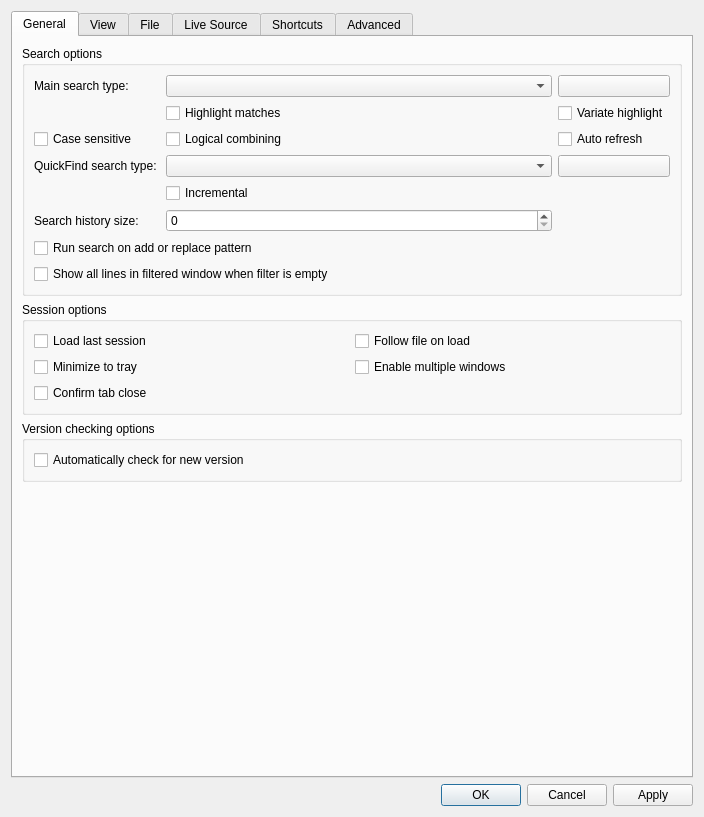
<?xml version="1.0" encoding="UTF-8"?>
<ui version="4.0">
 <class>OptionsDialog</class>
 <widget class="QDialog" name="OptionsDialog">
  <property name="geometry">
   <rect>
    <x>0</x>
    <y>0</y>
    <width>704</width>
    <height>817</height>
   </rect>
  </property>
  <property name="sizePolicy">
   <sizepolicy hsizetype="Preferred" vsizetype="Preferred">
    <horstretch>0</horstretch>
    <verstretch>0</verstretch>
   </sizepolicy>
  </property>
  <property name="windowTitle">
   <string>Klogg preferences</string>
  </property>
  <layout class="QVBoxLayout" name="verticalLayout_2">
   <item>
    <widget class="QTabWidget" name="tabWidget">
     <property name="enabled">
      <bool>true</bool>
     </property>
     <property name="currentIndex">
      <number>0</number>
     </property>
     <widget class="QWidget" name="general_tab">
      <attribute name="title">
       <string>General</string>
      </attribute>
      <layout class="QVBoxLayout" name="verticalLayout_3">
       <item>
        <widget class="QGroupBox" name="searchBox">
         <property name="sizePolicy">
          <sizepolicy hsizetype="Expanding" vsizetype="Fixed">
           <horstretch>0</horstretch>
           <verstretch>0</verstretch>
          </sizepolicy>
         </property>
         <property name="title">
          <string>Search options</string>
         </property>
         <layout class="QVBoxLayout" name="verticalLayout_4">
          <item>
           <layout class="QGridLayout" name="gridLayout">
            <item row="0" column="2">
             <widget class="QPushButton" name="mainSearchColorButton">
              <property name="text">
               <string/>
              </property>
             </widget>
            </item>
            <item row="1" column="1">
             <widget class="QCheckBox" name="highlightMainSearchCheckBox">
              <property name="text">
               <string>Highlight matches</string>
              </property>
             </widget>
            </item>
            <item row="7" column="1">
             <widget class="QCheckBox" name="incrementalCheckBox">
              <property name="layoutDirection">
               <enum>Qt::LeftToRight</enum>
              </property>
              <property name="text">
               <string>Incremental</string>
              </property>
             </widget>
            </item>
            <item row="8" column="0">
             <widget class="QLabel" name="label_11">
              <property name="text">
               <string>Search history size:</string>
              </property>
             </widget>
            </item>
            <item row="1" column="2">
             <widget class="QCheckBox" name="variateHighlightCheckBox">
              <property name="text">
               <string>Variate highlight</string>
              </property>
             </widget>
            </item>
            <item row="0" column="0">
             <widget class="QLabel" name="label_3">
              <property name="text">
               <string>Main search type: </string>
              </property>
             </widget>
            </item>
            <item row="9" column="0" colspan="2">
             <widget class="QCheckBox" name="autoRunSearchOnAddCheckBox">
              <property name="text">
               <string>Run search on add or replace pattern</string>
              </property>
             </widget>
            </item>
            <item row="10" column="0" colspan="3">
             <widget class="QCheckBox" name="showAllFilteredWhenEmptyCheckBox">
              <property name="text">
               <string>Show all lines in filtered window when filter is empty</string>
              </property>
             </widget>
            </item>
            <item row="4" column="0">
             <widget class="QLabel" name="label_4">
              <property name="text">
               <string>QuickFind search type: </string>
              </property>
             </widget>
            </item>
            <item row="8" column="1">
             <widget class="QSpinBox" name="searchHistorySpinBox">
              <property name="maximum">
               <number>999</number>
              </property>
             </widget>
            </item>
            <item row="0" column="1">
             <widget class="QComboBox" name="mainSearchBox">
              <property name="sizePolicy">
               <sizepolicy hsizetype="Expanding" vsizetype="Fixed">
                <horstretch>0</horstretch>
                <verstretch>0</verstretch>
               </sizepolicy>
              </property>
             </widget>
            </item>
            <item row="4" column="2">
             <widget class="QPushButton" name="quickFindColorButton">
              <property name="text">
               <string/>
              </property>
             </widget>
            </item>
            <item row="4" column="1">
             <widget class="QComboBox" name="quickFindSearchBox">
              <property name="sizePolicy">
               <sizepolicy hsizetype="Expanding" vsizetype="Fixed">
                <horstretch>0</horstretch>
                <verstretch>0</verstretch>
               </sizepolicy>
              </property>
             </widget>
            </item>
            <item row="2" column="0">
             <widget class="QCheckBox" name="caseSensitiveCheckBox">
              <property name="text">
               <string>Case sensitive</string>
              </property>
             </widget>
            </item>
            <item row="2" column="1">
             <widget class="QCheckBox" name="logicalCombiningCheckBox">
              <property name="text">
               <string>Logical combining</string>
              </property>
             </widget>
            </item>
            <item row="2" column="2">
             <widget class="QCheckBox" name="autoRefreshCheckBox">
              <property name="text">
               <string>Auto refresh</string>
              </property>
             </widget>
            </item>
           </layout>
          </item>
         </layout>
        </widget>
       </item>
       <item>
        <widget class="QGroupBox" name="sessionBox">
         <property name="title">
          <string>Session options</string>
         </property>
         <layout class="QGridLayout" name="gridLayout_2">
          <item row="2" column="0">
           <widget class="QCheckBox" name="minimizeToTrayCheckBox">
            <property name="text">
             <string>Minimize to tray</string>
            </property>
           </widget>
          </item>
          <item row="0" column="0">
           <widget class="QCheckBox" name="loadLastSessionCheckBox">
            <property name="text">
             <string>Load last session</string>
            </property>
           </widget>
          </item>
          <item row="0" column="1">
           <widget class="QCheckBox" name="followFileOnLoadCheckBox">
            <property name="text">
             <string>Follow file on load</string>
            </property>
           </widget>
          </item>
          <item row="2" column="1">
           <widget class="QCheckBox" name="multipleWindowsCheckBox">
            <property name="text">
             <string>Enable multiple windows</string>
            </property>
           </widget>
          </item>
          <item row="3" column="0">
           <widget class="QCheckBox" name="confirmTabCloseCheckBox">
            <property name="text">
             <string>Confirm tab close</string>
            </property>
           </widget>
          </item>
         </layout>
        </widget>
       </item>
       <item>
        <widget class="QGroupBox" name="versionCheckingBox">
         <property name="title">
          <string>Version checking options</string>
         </property>
         <layout class="QVBoxLayout" name="verticalLayout_7">
          <item>
           <widget class="QCheckBox" name="checkForNewVersionCheckBox">
            <property name="text">
             <string>Automatically check for new version</string>
            </property>
           </widget>
          </item>
         </layout>
        </widget>
       </item>
       <item>
        <spacer name="verticalSpacer">
         <property name="orientation">
          <enum>Qt::Vertical</enum>
         </property>
         <property name="sizeHint" stdset="0">
          <size>
           <width>20</width>
           <height>0</height>
          </size>
         </property>
        </spacer>
       </item>
      </layout>
     </widget>
     <widget class="QWidget" name="viewTab">
      <attribute name="title">
       <string>View</string>
      </attribute>
      <layout class="QVBoxLayout" name="verticalLayout_12">
       <item>
        <widget class="QGroupBox" name="textGroupBox">
         <property name="sizePolicy">
          <sizepolicy hsizetype="Expanding" vsizetype="Fixed">
           <horstretch>0</horstretch>
           <verstretch>0</verstretch>
          </sizepolicy>
         </property>
         <property name="title">
          <string>Text</string>
         </property>
         <layout class="QVBoxLayout" name="verticalLayout_13">
          <item>
           <layout class="QVBoxLayout" name="verticalLayout_18">
            <item>
             <layout class="QHBoxLayout" name="horizontalLayout_7">
              <item>
               <widget class="QLabel" name="label">
                <property name="text">
                 <string>Font family: </string>
                </property>
               </widget>
              </item>
              <item>
               <widget class="QComboBox" name="fontFamilyBox">
                <property name="sizePolicy">
                 <sizepolicy hsizetype="Expanding" vsizetype="Fixed">
                  <horstretch>0</horstretch>
                  <verstretch>0</verstretch>
                 </sizepolicy>
                </property>
               </widget>
              </item>
              <item>
               <widget class="QLabel" name="label_2">
                <property name="text">
                 <string>Font size: </string>
                </property>
               </widget>
              </item>
              <item>
               <widget class="QComboBox" name="fontSizeBox">
                <property name="sizePolicy">
                 <sizepolicy hsizetype="Expanding" vsizetype="Fixed">
                  <horstretch>0</horstretch>
                  <verstretch>0</verstretch>
                 </sizepolicy>
                </property>
               </widget>
              </item>
             </layout>
            </item>
            <item>
             <layout class="QHBoxLayout" name="horizontalLayout_9">
              <item>
               <widget class="QLabel" name="lineSpacingLabel">
                <property name="text">
                 <string>Line spacing: </string>
                </property>
               </widget>
              </item>
              <item>
               <widget class="QSpinBox" name="lineSpacingSpinBox">
                <property name="minimum">
                 <number>100</number>
                </property>
                <property name="maximum">
                 <number>200</number>
                </property>
                <property name="singleStep">
                 <number>5</number>
                </property>
                <property name="suffix">
                 <string>%</string>
                </property>
               </widget>
              </item>
              <item>
               <spacer name="horizontalSpacer_lineSpacing">
                <property name="orientation">
                 <enum>Qt::Horizontal</enum>
                </property>
                <property name="sizeHint" stdset="0">
                 <size>
                  <width>40</width>
                  <height>20</height>
                 </size>
                </property>
               </spacer>
              </item>
             </layout>
            </item>
            <item>
             <widget class="QCheckBox" name="fontSmoothCheckBox">
              <property name="text">
               <string>Force font anti-aliasing</string>
              </property>
             </widget>
            </item>
            <item>
             <widget class="QCheckBox" name="boldFontCheckBox">
              <property name="text">
               <string>Use bold font (if supported by selected font)</string>
              </property>
             </widget>
            </item>
            <item>
             <widget class="QCheckBox" name="wrapTextCheckBox">
              <property name="text">
               <string>Enable text wrap on file open</string>
              </property>
             </widget>
            </item>
           </layout>
          </item>
         </layout>
        </widget>
       </item>
       <item>
        <layout class="QHBoxLayout" name="horizontalLayout_8">
         <item>
          <widget class="QGroupBox" name="languageGroupBox">
           <property name="title">
            <string>Language</string>
           </property>
           <layout class="QGridLayout" name="gridLayout_3">
            <item row="0" column="0">
             <widget class="QComboBox" name="languageComboBox"/>
            </item>
           </layout>
          </widget>
         </item>
         <item>
          <widget class="QGroupBox" name="styleBox">
           <property name="title">
            <string>Style</string>
           </property>
           <layout class="QVBoxLayout" name="verticalLayout_15">
            <item>
             <layout class="QHBoxLayout" name="horizontalLayout_theme">
              <item>
               <widget class="QLabel" name="themeModeLabel">
                <property name="text">
                 <string>Theme:</string>
                </property>
               </widget>
              </item>
              <item>
               <widget class="QComboBox" name="themeModeComboBox">
                <property name="sizePolicy">
                 <sizepolicy hsizetype="Expanding" vsizetype="Fixed">
                  <horstretch>0</horstretch>
                  <verstretch>0</verstretch>
                 </sizepolicy>
                </property>
               </widget>
              </item>
             </layout>
            </item>
            <item>
             <widget class="QLabel" name="themeModeHintLabel">
              <property name="text">
               <string>Classic Dark always uses the dark theme</string>
              </property>
             </widget>
            </item>
            <item>
             <widget class="QComboBox" name="styleComboBox"/>
            </item>
           </layout>
          </widget>
         </item>
        </layout>
       </item>
       <item>
        <widget class="QGroupBox" name="hidpiGroupBox">
         <property name="title">
          <string>High DPI</string>
         </property>
         <layout class="QVBoxLayout" name="verticalLayout_14">
          <item>
           <widget class="QCheckBox" name="enableQtHiDpiCheckBox">
            <property name="text">
             <string>Enable Qt High DPI support</string>
            </property>
            <property name="checked">
             <bool>true</bool>
            </property>
           </widget>
          </item>
          <item>
           <layout class="QHBoxLayout" name="horizontalLayout_2">
            <item>
             <widget class="QLabel" name="label_7">
              <property name="text">
               <string>Scale rounding:</string>
              </property>
             </widget>
            </item>
            <item>
             <widget class="QComboBox" name="scaleRoundingComboBox">
              <property name="sizePolicy">
               <sizepolicy hsizetype="Expanding" vsizetype="Fixed">
                <horstretch>0</horstretch>
                <verstretch>0</verstretch>
               </sizepolicy>
              </property>
              <item>
               <property name="text">
                <string>Round</string>
               </property>
              </item>
              <item>
               <property name="text">
                <string>Ceil</string>
               </property>
              </item>
              <item>
               <property name="text">
                <string>Floor</string>
               </property>
              </item>
              <item>
               <property name="text">
                <string>RoundPreferFloor</string>
               </property>
              </item>
              <item>
               <property name="text">
                <string>PassThrough</string>
               </property>
              </item>
             </widget>
            </item>
           </layout>
          </item>
          <item>
           <widget class="QLabel" name="label_10">
            <property name="text">
             <string>Need to restart application to apply these settings</string>
            </property>
           </widget>
          </item>
         </layout>
        </widget>
       </item>
       <item>
        <widget class="QGroupBox" name="viewOtherGroupBox">
         <property name="title">
          <string>Miscellaneous</string>
         </property>
         <layout class="QVBoxLayout" name="verticalLayout_6">
          <item>
           <widget class="QCheckBox" name="hideAnsiColorsCheckBox">
            <property name="enabled">
             <bool>true</bool>
            </property>
            <property name="text">
             <string>Hide ANSI Colors (search performance will be reduced)</string>
            </property>
            <property name="checked">
             <bool>false</bool>
            </property>
           </widget>
          </item>
          <item>
           <widget class="QCheckBox" name="renderAnsiColorsCheckBox">
            <property name="enabled">
             <bool>true</bool>
            </property>
            <property name="text">
             <string>Render ANSI Colors (search performance will be reduced)</string>
            </property>
            <property name="checked">
             <bool>false</bool>
            </property>
           </widget>
          </item>
         </layout>
        </widget>
       </item>
       <item>
        <spacer name="verticalSpacer_4">
         <property name="orientation">
          <enum>Qt::Vertical</enum>
         </property>
         <property name="sizeHint" stdset="0">
          <size>
           <width>20</width>
           <height>40</height>
          </size>
         </property>
        </spacer>
       </item>
      </layout>
     </widget>
     <widget class="QWidget" name="file_watch_tab">
      <attribute name="title">
       <string>File</string>
      </attribute>
      <layout class="QVBoxLayout" name="verticalLayout_9">
       <item>
        <widget class="QGroupBox" name="fileChangeBox">
         <property name="title">
          <string>File change monitoring</string>
         </property>
         <layout class="QVBoxLayout" name="verticalLayout">
          <item>
           <widget class="QCheckBox" name="nativeFileWatchCheckBox">
            <property name="text">
             <string>Enable filesystem change monitoring</string>
            </property>
           </widget>
          </item>
          <item>
           <widget class="QCheckBox" name="pollingCheckBox">
            <property name="text">
             <string>Enable polling</string>
            </property>
           </widget>
          </item>
          <item>
           <layout class="QHBoxLayout" name="horizontalLayout_5">
            <item>
             <widget class="QLabel" name="label_5">
              <property name="text">
               <string>Polling interval (ms):</string>
              </property>
             </widget>
            </item>
            <item>
             <widget class="QLineEdit" name="pollIntervalLineEdit">
              <property name="maximumSize">
               <size>
                <width>16777215</width>
                <height>16777215</height>
               </size>
              </property>
              <property name="inputMethodHints">
               <set>Qt::ImhDigitsOnly</set>
              </property>
             </widget>
            </item>
           </layout>
          </item>
          <item>
           <widget class="QCheckBox" name="fastModificationDetectionCheckBox">
            <property name="text">
             <string>Use fast modification detection</string>
            </property>
           </widget>
          </item>
          <item>
           <widget class="QCheckBox" name="allowFollowOnScrollCheckBox">
            <property name="text">
             <string>Turn on follow on scroll past the end</string>
            </property>
           </widget>
          </item>
         </layout>
        </widget>
       </item>
       <item>
        <widget class="QGroupBox" name="encodingGroupBox">
         <property name="title">
          <string>Encoding</string>
         </property>
         <layout class="QVBoxLayout" name="verticalLayout_17">
          <item>
           <layout class="QHBoxLayout" name="horizontalLayout_3">
            <item>
             <widget class="QLabel" name="label_12">
              <property name="text">
               <string>Encoding for new files</string>
              </property>
             </widget>
            </item>
            <item>
             <widget class="QComboBox" name="encodingComboBox"/>
            </item>
           </layout>
          </item>
         </layout>
        </widget>
       </item>
       <item>
        <widget class="QGroupBox" name="recentFilesBox">
         <property name="sizePolicy">
          <sizepolicy hsizetype="Expanding" vsizetype="Fixed">
           <horstretch>0</horstretch>
           <verstretch>0</verstretch>
          </sizepolicy>
         </property>
         <property name="layoutDirection">
          <enum>Qt::LeftToRight</enum>
         </property>
         <property name="title">
          <string>Recent files</string>
         </property>
         <layout class="QVBoxLayout" name="verticalLayout_recentFilesBox">
          <item>
           <layout class="QHBoxLayout" name="horizontalLayout_6">
            <item>
             <widget class="QLabel" name="recentFilesLabel">
              <property name="sizePolicy">
               <sizepolicy hsizetype="Preferred" vsizetype="Preferred">
                <horstretch>1</horstretch>
                <verstretch>0</verstretch>
               </sizepolicy>
              </property>
              <property name="text">
               <string>Show the number of recently opened files:</string>
              </property>
             </widget>
            </item>
            <item>
             <widget class="QSpinBox" name="filesHistoryMaxItemsSpinBox">
              <property name="sizePolicy">
               <sizepolicy hsizetype="Minimum" vsizetype="Fixed">
                <horstretch>0</horstretch>
                <verstretch>0</verstretch>
               </sizepolicy>
              </property>
             </widget>
            </item>
           </layout>
          </item>
         </layout>
        </widget>
       </item>
       <item>
        <widget class="QGroupBox" name="archivesGroupBox">
         <property name="title">
          <string>Archives</string>
         </property>
         <layout class="QVBoxLayout" name="verticalLayout_10">
          <item>
           <widget class="QCheckBox" name="extractArchivesCheckBox">
            <property name="text">
             <string>Extract archives</string>
            </property>
           </widget>
          </item>
          <item>
           <widget class="QCheckBox" name="extractArchivesAlwaysCheckBox">
            <property name="text">
             <string>Extract archives without confirmation</string>
            </property>
           </widget>
          </item>
         </layout>
        </widget>
       </item>
       <item>
       <widget class="QGroupBox" name="downloadGroupBox">
         <property name="title">
          <string>File download</string>
         </property>
         <layout class="QVBoxLayout" name="verticalLayout_11">
          <item>
           <widget class="QCheckBox" name="verifySslCheckBox">
            <property name="text">
             <string>Verify certificates for https connections</string>
            </property>
            <property name="checked">
             <bool>true</bool>
            </property>
           </widget>
          </item>
         </layout>
        </widget>
       </item>
       <item>
        <spacer name="verticalSpacer_3">
         <property name="orientation">
          <enum>Qt::Vertical</enum>
         </property>
         <property name="sizeHint" stdset="0">
          <size>
           <width>20</width>
           <height>40</height>
          </size>
         </property>
        </spacer>
       </item>
      </layout>
     </widget>
     <widget class="QWidget" name="liveSourceTab">
      <attribute name="title">
       <string>Live Source</string>
      </attribute>
      <layout class="QVBoxLayout" name="verticalLayout_liveSource">
       <item>
        <widget class="QGroupBox" name="adbGroupBox">
         <property name="title">
          <string>ADB</string>
         </property>
         <layout class="QVBoxLayout" name="verticalLayout_adb">
          <item>
           <layout class="QHBoxLayout" name="horizontalLayout_adbExecutable">
            <item>
             <widget class="QLabel" name="adbExecutableLabel">
              <property name="text">
               <string>ADB executable</string>
              </property>
             </widget>
            </item>
            <item>
             <widget class="QLineEdit" name="adbExecutableLineEdit">
              <property name="placeholderText">
               <string>adb</string>
              </property>
             </widget>
            </item>
            <item>
             <widget class="QPushButton" name="adbDetectButton">
              <property name="toolTip">
               <string>Probe well-known install locations and fill the path automatically.</string>
              </property>
              <property name="text">
               <string>Detect</string>
              </property>
             </widget>
            </item>
           </layout>
          </item>
          <item>
           <layout class="QHBoxLayout" name="horizontalLayout_adbArgs">
            <item>
             <widget class="QLabel" name="adbLogcatArgsLabel">
              <property name="text">
               <string>Extra logcat args</string>
              </property>
             </widget>
            </item>
            <item>
             <widget class="QLineEdit" name="adbLogcatArgsLineEdit"/>
            </item>
           </layout>
          </item>
          <item>
           <widget class="QLabel" name="adbHelpLabel">
            <property name="wordWrap">
             <bool>true</bool>
            </property>
            <property name="text">
             <string>Extra arguments are appended after 'adb -s &lt;serial&gt; logcat'. Leave the executable empty to use adb from PATH.</string>
            </property>
           </widget>
          </item>
         </layout>
        </widget>
       </item>
       <item>
        <spacer name="verticalSpacer_liveSource">
         <property name="orientation">
          <enum>Qt::Vertical</enum>
         </property>
         <property name="sizeHint" stdset="0">
          <size>
           <width>20</width>
           <height>40</height>
          </size>
         </property>
        </spacer>
       </item>
      </layout>
     </widget>
     <widget class="QWidget" name="shortcutsTab">
      <attribute name="title">
       <string>Shortcuts</string>
      </attribute>
      <layout class="QVBoxLayout" name="verticalLayout_16">
       <item>
        <widget class="QTableWidget" name="shortcutsTable">
         <property name="columnCount">
          <number>3</number>
         </property>
         <attribute name="verticalHeaderVisible">
          <bool>false</bool>
         </attribute>
         <column/>
         <column/>
         <column/>
        </widget>
       </item>
       <item>
        <layout class="QHBoxLayout" name="horizontalLayout_0">
         <item>
          <spacer name="horizontalSpacer">
           <property name="orientation">
            <enum>Qt::Horizontal</enum>
           </property>
           <property name="sizeHint" stdset="0">
            <size>
             <width>40</width>
             <height>20</height>
            </size>
           </property>
          </spacer>
         </item>
         <item>
          <widget class="QPushButton" name="restoreShortcutsDefaults">
           <property name="text">
            <string>Restore defaults</string>
           </property>
          </widget>
         </item>
        </layout>
       </item>
      </layout>
     </widget>
     <widget class="QWidget" name="advanced_tab">
      <property name="enabled">
       <bool>true</bool>
      </property>
      <attribute name="title">
       <string>Advanced</string>
      </attribute>
      <layout class="QVBoxLayout" name="verticalLayout_5">
       <item>
        <widget class="QGroupBox" name="perfBox">
         <property name="title">
          <string>Indexing and search</string>
         </property>
         <layout class="QVBoxLayout" name="verticalLayout_20">
          <item>
           <layout class="QVBoxLayout" name="verticalLayout_19">
            <item>
             <layout class="QFormLayout" name="formLayout_2">
              <item row="0" column="0">
               <widget class="QLabel" name="regexpEngineLabel">
                <property name="text">
                 <string>Regular expressions engine:</string>
                </property>
               </widget>
              </item>
              <item row="0" column="1">
               <widget class="QComboBox" name="regexpEngineComboBox">
                <property name="sizePolicy">
                 <sizepolicy hsizetype="MinimumExpanding" vsizetype="Fixed">
                  <horstretch>0</horstretch>
                  <verstretch>0</verstretch>
                 </sizepolicy>
                </property>
               </widget>
              </item>
              <item row="1" column="0">
               <widget class="QLabel" name="label_8">
                <property name="text">
                 <string>Index file read buffer (Mib):</string>
                </property>
               </widget>
              </item>
              <item row="1" column="1">
               <widget class="QSpinBox" name="indexReadBufferSpinBox">
                <property name="sizePolicy">
                 <sizepolicy hsizetype="MinimumExpanding" vsizetype="Fixed">
                  <horstretch>0</horstretch>
                  <verstretch>0</verstretch>
                 </sizepolicy>
                </property>
                <property name="maximum">
                 <number>256</number>
                </property>
               </widget>
              </item>
              <item row="2" column="0">
               <widget class="QLabel" name="label_9">
                <property name="text">
                 <string>Search read buffer (lines):</string>
                </property>
               </widget>
              </item>
              <item row="2" column="1">
               <widget class="QSpinBox" name="searchReadBufferSpinBox">
                <property name="sizePolicy">
                 <sizepolicy hsizetype="MinimumExpanding" vsizetype="Fixed">
                  <horstretch>0</horstretch>
                  <verstretch>0</verstretch>
                 </sizepolicy>
                </property>
                <property name="suffix">
                 <string/>
                </property>
                <property name="maximum">
                 <number>100000</number>
                </property>
               </widget>
              </item>
             </layout>
            </item>
            <item>
             <widget class="QCheckBox" name="keepFileClosedCheckBox">
              <property name="toolTip">
               <string>File will be kept closed as much as possible. Affects only files opened after check state changed</string>
              </property>
              <property name="text">
               <string>Keep file closed (file reload required)</string>
              </property>
             </widget>
            </item>
            <item>
             <widget class="QCheckBox" name="compressedIndexCheckBox">
              <property name="text">
               <string>Use compressed index (file reload required)</string>
              </property>
              <property name="checked">
               <bool>true</bool>
              </property>
             </widget>
            </item>
            <item>
             <widget class="QCheckBox" name="parallelSearchCheckBox">
              <property name="text">
               <string>Use parallel search</string>
              </property>
              <property name="checked">
               <bool>true</bool>
              </property>
             </widget>
            </item>
            <item>
             <widget class="QCheckBox" name="optimizeForNotLatinEncodingsCheckBox">
              <property name="text">
               <string>Optimize search for non-latin encodings</string>
              </property>
             </widget>
            </item>
           </layout>
          </item>
         </layout>
        </widget>
       </item>
       <item>
        <widget class="QGroupBox" name="cachingBox">
         <property name="title">
          <string>Caching</string>
         </property>
         <property name="alignment">
          <set>Qt::AlignLeading|Qt::AlignLeft|Qt::AlignVCenter</set>
         </property>
         <property name="flat">
          <bool>false</bool>
         </property>
         <layout class="QFormLayout" name="formLayout">
          <property name="labelAlignment">
           <set>Qt::AlignLeading|Qt::AlignLeft|Qt::AlignVCenter</set>
          </property>
          <item row="0" column="0" colspan="2">
           <widget class="QCheckBox" name="searchResultsCacheCheckBox">
            <property name="text">
             <string>Enable search results cache</string>
            </property>
            <property name="checked">
             <bool>true</bool>
            </property>
           </widget>
          </item>
          <item row="1" column="0">
           <widget class="QLabel" name="label_6">
            <property name="text">
             <string>Search cache size (lines):</string>
            </property>
           </widget>
          </item>
          <item row="1" column="1">
           <widget class="QSpinBox" name="searchCacheSpinBox">
            <property name="sizePolicy">
             <sizepolicy hsizetype="MinimumExpanding" vsizetype="Fixed">
              <horstretch>0</horstretch>
              <verstretch>0</verstretch>
             </sizepolicy>
            </property>
            <property name="maximum">
             <number>10000000</number>
            </property>
            <property name="value">
             <number>100000</number>
            </property>
           </widget>
          </item>
         </layout>
        </widget>
       </item>
       <item>
        <widget class="QGroupBox" name="loggingBox">
         <property name="title">
          <string>Logging</string>
         </property>
         <layout class="QVBoxLayout" name="verticalLayout_8">
          <item>
           <widget class="QCheckBox" name="loggingCheckBox">
            <property name="text">
             <string>Enable logging</string>
            </property>
           </widget>
          </item>
          <item>
           <layout class="QHBoxLayout" name="horizontalLayout_4">
            <item>
             <widget class="QLabel" name="verbosityLabel">
              <property name="text">
               <string>Verbosity</string>
              </property>
             </widget>
            </item>
            <item>
             <widget class="QSpinBox" name="verbositySpinBox">
              <property name="enabled">
               <bool>false</bool>
              </property>
              <property name="maximum">
               <number>6</number>
              </property>
             </widget>
            </item>
           </layout>
          </item>
          <item>
           <layout class="QHBoxLayout" name="horizontalLayout_logPath">
            <item>
             <widget class="QLabel" name="logFilePathLabel">
              <property name="wordWrap">
               <bool>true</bool>
              </property>
              <property name="textInteractionFlags">
               <set>Qt::TextSelectableByMouse|Qt::TextSelectableByKeyboard</set>
              </property>
              <property name="text">
               <string/>
              </property>
             </widget>
            </item>
            <item>
             <widget class="QPushButton" name="openLogFileButton">
              <property name="text">
               <string>Open</string>
              </property>
              <property name="toolTip">
               <string>Open log file in file manager</string>
              </property>
             </widget>
            </item>
           </layout>
          </item>
         </layout>
        </widget>
       </item>
       <item>
        <spacer name="verticalSpacer_2">
         <property name="orientation">
          <enum>Qt::Vertical</enum>
         </property>
         <property name="sizeHint" stdset="0">
          <size>
           <width>20</width>
           <height>20</height>
          </size>
         </property>
        </spacer>
       </item>
      </layout>
     </widget>
    </widget>
   </item>
   <item>
    <widget class="QDialogButtonBox" name="buttonBox">
     <property name="orientation">
      <enum>Qt::Horizontal</enum>
     </property>
     <property name="standardButtons">
      <set>QDialogButtonBox::Apply|QDialogButtonBox::Cancel|QDialogButtonBox::Ok</set>
     </property>
    </widget>
   </item>
  </layout>
 </widget>
 <resources/>
 <connections/>
 <designerdata>
  <property name="gridDeltaX">
   <number>10</number>
  </property>
  <property name="gridDeltaY">
   <number>10</number>
  </property>
  <property name="gridSnapX">
   <bool>true</bool>
  </property>
  <property name="gridSnapY">
   <bool>true</bool>
  </property>
  <property name="gridVisible">
   <bool>true</bool>
  </property>
 </designerdata>
</ui>
